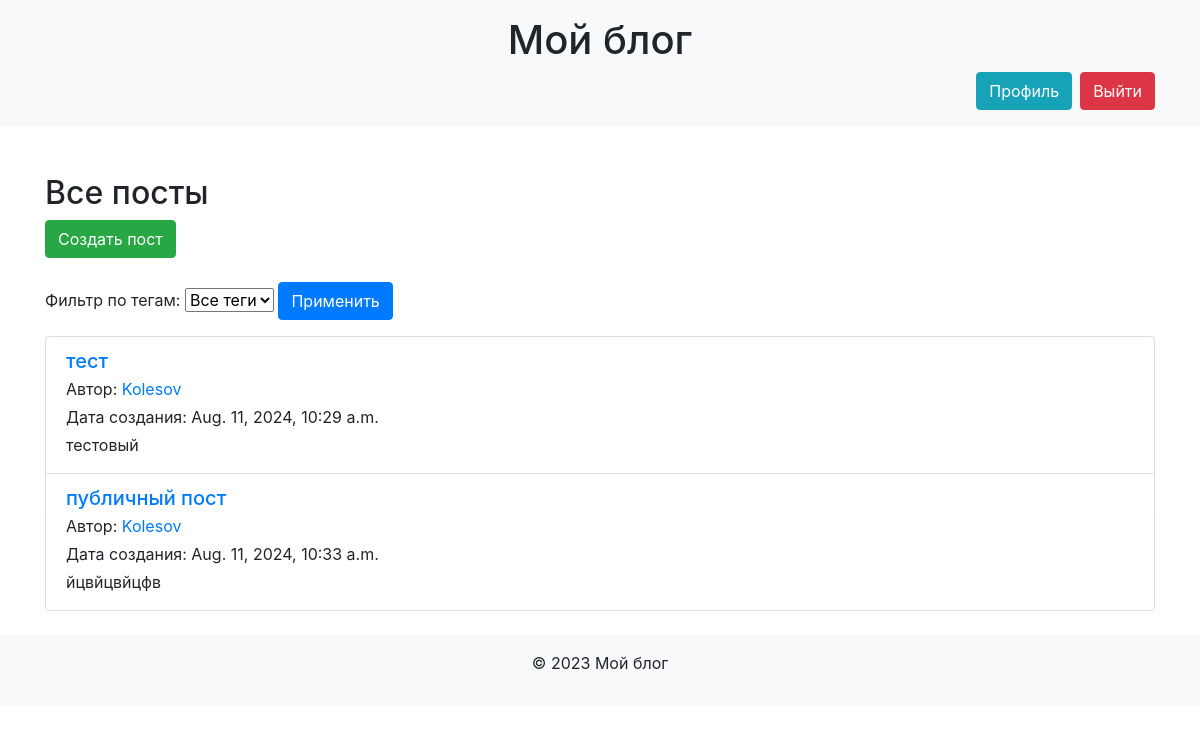
The page /post_list/ (signed in) on the database as committed earlier.
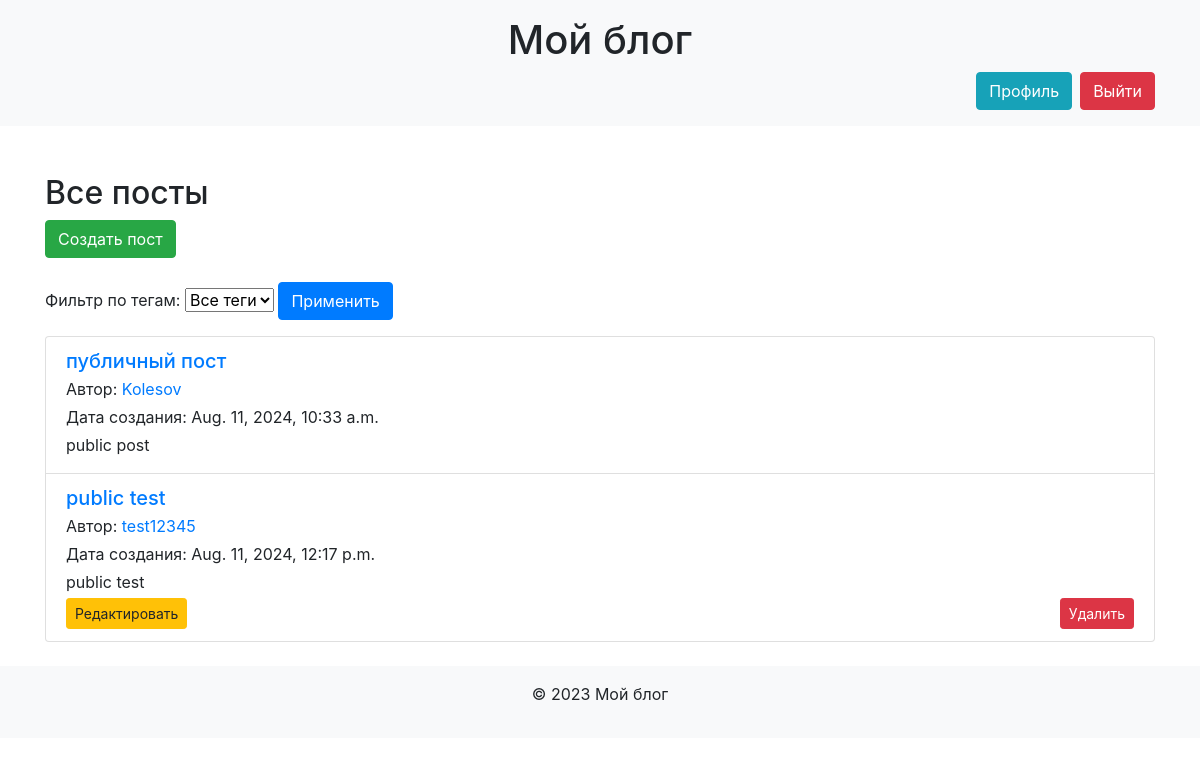
The same page on the database as committed later.
### blog_project/blog/models.py (models this page shows, shortened)
class Post(models.Model):
    title = models.CharField(max_length=200)
    text = models.TextField()
    author = models.ForeignKey(User, on_delete=models.CASCADE)
    is_private = models.BooleanField(default=False)
    created_at = models.DateTimeField(auto_now_add=True)
    updated_at = models.DateTimeField(auto_now=True)
    tags = models.ManyToManyField('Tag', blank=True, related_name='posts')

### blog_project/blog/views.py (the view)
# urls.py: path('post_list/', views.post_list, name='post_list'),
@login_required(login_url='login')
def post_list(request):
    tags = Tag.objects.all()
    selected_tag = request.GET.get('tag')
    posts = Post.objects.none()
    if request.user.is_authenticated:
        subscription_posts = get_subscription_posts(request.user)
        print(f"Subscription posts count: {subscription_posts.count()}")
        if selected_tag:
            print(f"Filtering posts with tag id: {selected_tag}")
            posts = subscription_posts.filter(tags__id=int(selected_tag)).distinct()
            print(f"Filtered posts count: {posts.count()}")
        else:
            if subscription_posts.exists():
                subscription_posts = subscription_posts.distinct()
                posts = subscription_posts | Post.objects.filter(author=request.user).distinct() | Post.objects.filter(is_private=False).distinct()
            else:
                posts = Post.objects.filter(is_private=False).distinct()
    else:
        if selected_tag:
            posts = Post.objects.filter(tags__id=int(selected_tag), is_private=False).distinct()
        else:
            posts = Post.objects.filter(is_private=False).distinct()
    context = {
        'posts': posts,
        'tags': tags,
        'selected_tag': selected_tag,
    }
    return render(request, 'blog/post_list.html', context)

### blog_project/blog/views.py (called while the page is built)
def get_subscription_posts(user):
    subscriptions = Subscription.objects.filter(subscriber=user)
    if not subscriptions.exists():
        return Post.objects.none()
    posts = Post.objects.filter(author__in=[sub.subscribed_to for sub in subscriptions]).distinct()
    return posts

### blog_project/blog/templates/blog/post_list.html (shortened to what this page needs)
<!DOCTYPE html>
<html lang="en">
<head>
    <link rel="stylesheet" href="https://stackpath.bootstrapcdn.com/bootstrap/4.5.2/css/bootstrap.min.css">
</head>
<body>
    <header class="bg-light py-3">
        <div class="container">
            <h1 class="text-center">Мой блог</h1>
            {% if user.is_authenticated %}
                <div class="d-flex justify-content-end">
                    <a href="{% url 'profile' user.username %}" class="btn btn-info mr-2">Профиль</a>
                    <form action="{% url 'logout' %}" method="post">
                        <button type="submit" class="btn btn-danger">Выйти</button>
                    </form>
                </div>
            {% else %}
                <div class="d-flex justify-content-end">
                    <a href="{% url 'login' %}" class="btn btn-primary mr-2">Войти</a>
                    <a href="{% url 'register' %}" class="btn btn-success">Зарегистрироваться</a>
                </div>
            {% endif %}
        </div>
    </header>
    <main class="container py-4">
        {% block content %}
        <div class="mt-4">
            <h2>Все посты</h2>
            {% if user.is_authenticated %}
                <div class="mb-4">
                    <a href="{% url 'create_post' %}" class="btn btn-success">Создать пост</a>
                </div>
            {% endif %}
            <form method="get" class="mb-3">
                <label for="tag-select">Фильтр по тегам:</label>
                <select name="tag" id="tag-select">
                    <option value="">Все теги</option>
                </select>
                <button type="submit" class="btn btn-primary">Применить</button>
            </form>
            {% if posts %}
                <div class="list-group">
                    {% for post in posts %}
                        <div class="list-group-item">
                            <h5 class="mb-1"><a href="{% url 'post_detail' post.id %}">{{ post.title }}</a></h5>
                            <p class="mb-1">
                                Автор:
                                <a href="{% url 'profile' post.author.username %}">{{ post.author.username }}</a>
                            </p>
                            <p class="mb-1">Дата создания: {{ post.created_at }}</p>
                            <p class="mb-1">{{ post.text|truncatewords:20 }}</p>
                            <div class="d-flex justify-content-between">
                                {% if user.is_authenticated and post.author == user %}
                                    <a href="{% url 'edit_post' post.id %}" class="btn btn-warning btn-sm">Редактировать</a>
                                    <form method="post" action="{% url 'delete_post' post.id %}">
                                        <button type="submit" class="btn btn-danger btn-sm">Удалить</button>
                                    </form>
                                {% endif %}
                            </div>
                        </div>
                    {% endfor %}
                </div>
            {% else %}
                <p>Постов пока нет.</p>
            {% endif %}
        </div>
        {% endblock %}
    </main>
    <footer class="bg-light py-3 text-center">
        <p>&copy; 2023 Мой блог</p>
    </footer>
</body>
</html>

Rows that differ between the two databases and show on the page:
removed Post: title "тест", author.username "Kolesov", created_at "Aug. 11, 2024, 10:29 a.m.", text "тестовый"
changed Post "публичный пост": text "йцвйцвйцфв" → "public post"
added Post: title "public test", author.username "test12345", created_at "Aug. 11, 2024, 12:17 p.m.", text "public test", shows "Редактировать"
